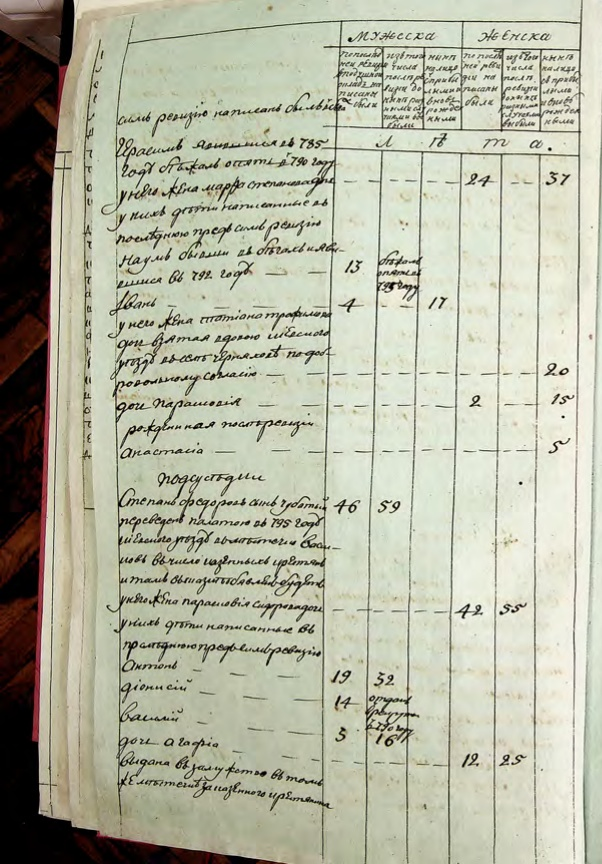
#> input picture data/step-02/source_page_0006_L.jpg, 602 x 864 px
$ python -i line_detector.py   (imports and definitions only)
#> lines starting #> are read from the running program, lines starting #| are printed output that depends on the picture; after the words box and inside, x2 and y2 are one past the last pixel; in counts of white or black regions, pixels touching at a corner belong together


import cv2
import numpy as np
import argparse
import json
import os
from pathlib import Path
from collections import defaultdict
from scipy.signal import find_peaks
from scipy.ndimage import maximum_filter1d


# ═══════════════════════════════════════════════════════════════
# 2. DETECT ROW SEPARATORS (drawn horizontal lines + dashes)
# ═══════════════════════════════════════════════════════════════

def detect_row_separators(gray, score_threshold=8, min_span_ratio=0.5):
    """
    Find horizontal row separators using run-length analysis.
    Detects both solid lines and dashed lines ("— — — —").
    """
    h, w = gray.shape
    _, binary = cv2.threshold(
        gray, 0, 255, cv2.THRESH_BINARY_INV + cv2.THRESH_OTSU
    )

    x_start = int(w * 0.15)
    x_end = int(w * 0.95)
    scan_w = x_end - x_start

    scores = np.zeros(h)
    for y in range(h):
        row = binary[y, x_start:x_end]
        if np.sum(row) == 0:
            continue

        padded = np.concatenate([[0], row, [0]])
        diff = np.diff(padded.astype(int))
        starts = np.where(diff > 0)[0]
        ends = np.where(diff < 0)[0]
        if len(starts) == 0:
            continue

        run_lengths = ends - starts
        short_mask = (run_lengths >= 3) & (run_lengths <= 25)
        short_runs = run_lengths[short_mask]

        if len(short_runs) >= 5:
            positions = [
                (starts[i] + ends[i]) // 2
                for i in range(len(starts))
                if short_mask[i]
            ]
            if len(positions) >= 5:
                span = max(positions) - min(positions)
                if span > scan_w * min_span_ratio:
                    scores[y] = len(short_runs) * (span / scan_w)

    scores_smooth = maximum_filter1d(scores, size=3)
    peaks, _ = find_peaks(
        scores_smooth, height=score_threshold,
        distance=10, prominence=3
    )

    return sorted([int(p) for p in peaks])


def find_text_lines(gray_region, text_x1=None, text_x2=None, min_line_height=8):
    """
    Split a row region into individual text lines via valley-based projection.

    КРИТИЧНО: проекцію треба рахувати ТІЛЬКИ по текстовій зоні (колонка "опис"),
    а не по всій ширині рядка. Якщо рахувати по всій ширині, темний корінець
    зліва і вертикальні лінії колонок справа ніколи не дають проекції впасти
    до нуля між рядками — тому весь блок завжди визначався як один суцільний
    текстовий рядок (саме цей баг і блокував розбиття R6/R7/R8).

    Метод: замість порогу (threshold) шукаємо локальні МІНІМУМИ (valleys)
    у згладженій проекції — це міжрядкові проміжки. Адаптується до
    нерівномірної щільності тексту краще за глобальний поріг.
    """
    h_r, w_r = gray_region.shape
    if h_r < min_line_height * 2:
        return [(0, h_r)]

    # Текстова зона за замовчуванням: 8%..50% ширини
    # (пропускає темний корінець зліва, не зачіпає лінії колонок справа)
    if text_x1 is None:
        text_x1 = int(w_r * 0.08)
    if text_x2 is None:
        text_x2 = int(w_r * 0.50)
    text_x1 = max(0, min(text_x1, w_r - 1))
    text_x2 = max(text_x1 + 1, min(text_x2, w_r))

    text_zone = gray_region[:, text_x1:text_x2]
    _, bw = cv2.threshold(
        text_zone, 0, 255,
        cv2.THRESH_BINARY_INV + cv2.THRESH_OTSU
    )

    proj = np.sum(bw, axis=1).astype(float) / 255
    k = max(3, h_r // 40)
    proj_smooth = np.convolve(proj, np.ones(k) / k, mode="same")

    if proj_smooth.max() < 1:
        return [(0, h_r)]

    inverted = proj_smooth.max() - proj_smooth
    valleys, _ = find_peaks(
        inverted, distance=max(6, min_line_height),
        prominence=proj_smooth.max() * 0.12
    )

    cut_points = [0] + sorted(int(v) for v in valleys) + [h_r]
    cleaned = [cut_points[0]]
    for c in cut_points[1:]:
        if c - cleaned[-1] >= min_line_height:
            cleaned.append(c)
    if cleaned[-1] != h_r:
        cleaned[-1] = h_r

    lines = []
    for i in range(len(cleaned) - 1):
        s, e = cleaned[i], cleaned[i + 1]
        if e - s >= min_line_height:
            lines.append((s, e))

    return lines if lines else [(0, h_r)]


def extract_page_lines(image_path):
    """
    Спрощена логіка: знаходить лише горизонтальні координати рядків.
    Нічого не зберігає на диск. Повертає словник з координатами.
    """
    img = cv2.imread(str(image_path))
#> img is the input picture: shape (864, 602, 3); mean B, G, R 162, 181.1, 179.9
    if img is None:
        return None

    gray = cv2.cvtColor(img, cv2.COLOR_BGR2GRAY)
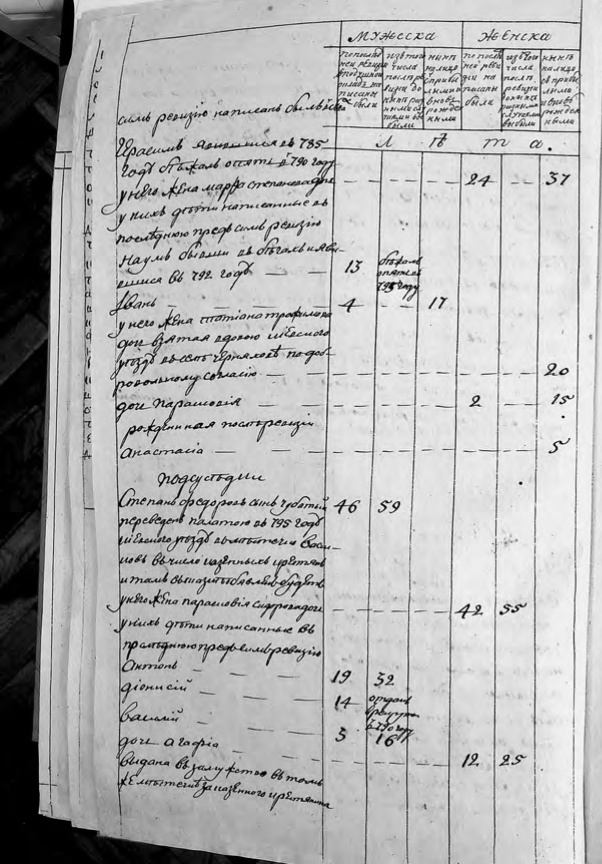
#> gray: shape (864, 602); min 0, max 253, mean 178.6
    h, w = img.shape[:2]
#> h = 864; w = 602

    # Замість складного пошуку колонок просто беремо відступи
    x_start = int(w * 0.08)  # Відступ від корінця (8% зліва)
#> x_start = 48
    text_x2 = int(w * 0.50)  # Де закінчується текст для аналізу проміжків
#> text_x2 = 301

    # 1. Шукаємо великі розділювачі (тирки)
    row_seps = detect_row_separators(gray)
#> in detect_row_separators, `_, binary = cv2.threshold( gray, 0, 255, cv2.THRESH_BINARY_INV + cv2.T..`:
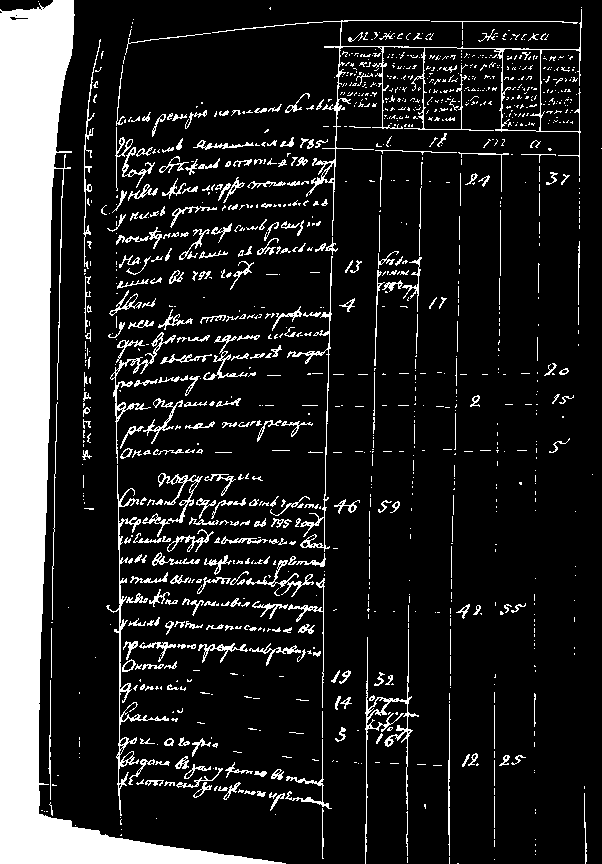
#> binary: shape (864, 602); 15.5% white; 1230 white regions (891 under 20 px), largest, box (x1, y1, x2, y2) and area: (0, 0, 286, 864) 47644, (212, 9, 582, 236) 2472, (106, 465, 169, 816) 1413
#> the loop in detect_row_separators, `for y in range(h):` made 864 passes
#> (short_runs, positions, span) on passes 34, 35, 39, 40, 56, 58: ([8, 3, 3, 3, 3, 5, 3], [117, 271, 276, 295, 328, 394, 406], 289), ([8, 3, 4, 3, 3, 3, 3, 3, 3], [109, 286, 311, 339, 415, 423, 435, 447, 454], 345), ([11, 4, 4, 4, 5, 5, 3], [74, 260, 291, 301, 309, 329, 444], 370), ([9, 4, 5, 3, 3, 3, 3, 3], [64, 260, 275, 340, 403, 414, 446, 455], 391), ([3, 6, 3, 3, 5, 5], [278, 287, 312, 334, 363, 410], 132), ([5, 4, 3, 4, 6, 4], [324, 333, 403, 411, 463, 471], 147)
#> (positions, span) on passes 66, 69, 77, 84, 90, 100: ([262, 284, 294, 325, 376, 395], 133), ([264, 309, 318, 323, 338, 354, 365, 440], 176), ([248, 268, 275, 291, 330, 397, 403, 440], 192), ([250, 265, 290, 323, 334], 84), ([294, 313, 369, 404, 445], 151), ([240, 248, 254, 296, 303, 309, 359, 477], 237)
#> after the loop in detect_row_separators, `for y in range(h):`: scores = 864 values, max 14.53 at index 605, min 0 at index 0, mean 0.675
#> in detect_row_separators, `scores_smooth = maximum_filter1d(scores, size=3)`: scores_smooth = 864 values, max 14.53 at index 604, min 0 at index 0, mean 1.16
#> in detect_row_separators, `peaks, _ = find_peaks( scores_smooth, height=score_threshold, distance..`: peaks = [147, 183, 373, 404, 451, 504, 605, 764]
#> row_seps = [147, 183, 373, 404, 451, 504, 605, 764]
    row_boundaries = [0] + row_seps + [h]
#> row_boundaries = [0, 147, 183, 373, 404, 451, 504, 605, 764, 864]

    lines_coords = []

    # 2. Шукаємо підрядки
    for ri in range(len(row_boundaries) - 1):
        ry1, ry2 = row_boundaries[ri], row_boundaries[ri + 1]
        if ry2 - ry1 < 5:
            continue

        row_gray = gray[ry1:ry2, :]
        text_lines = find_text_lines(row_gray, text_x1=x_start, text_x2=text_x2)

        for sy1, sy2 in text_lines:
            abs_y1 = ry1 + sy1
            abs_y2 = ry1 + sy2
            lines_coords.append({
                "y1": int(abs_y1),
                "y2": int(abs_y2)
            })
#> this loop made 9 passes
#> (ry1, ry2, h_r in find_text_lines, k in find_text_lines, cut_points in find_text_lines, text_lines) on passes 1, 2, 5, 6, 7: (0, 147, 147, 3, [0, 92, 126, 147], [(0, 92), (92, 126), (126, 147)]), (147, 183, 36, 3, [0, 10, 31, 36], [(0, 10), (10, 36)]), (404, 451, 47, 3, [0, 14, 42, 47], [(0, 14), (14, 47)]), (451, 504, 53, 3, [0, 16, 35, 53], [(0, 16), (16, 35), (35, 53)]), (504, 605, 101, 3, [0, 7, 24, 49, 65, 84, 101], [(0, 24), (24, 49), (49, 65), (65, 84), (84, 101)])
#> (ry1, ry2, h_r in find_text_lines, k in find_text_lines, cut_points in find_text_lines) on passes 3, 8: (183, 373, 190, 4, [0, 18, 38, 62, 85, 107, 128, 148, 166, 190]), (605, 764, 159, 3, [0, 11, 32, 57, 73, 102, 121, 144, 159])
#> pass 1, in extract_page_lines, `row_gray = gray[ry1:ry2, :]`:
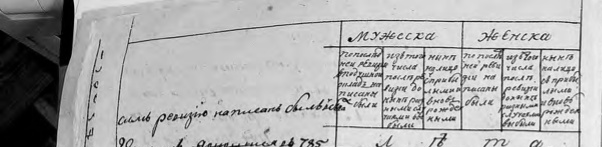
#> row_gray: shape (147, 602); min 0, max 247, mean 174.2
#> pass 1, in find_text_lines, `text_zone = gray_region[:, text_x1:text_x2]`:
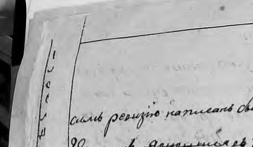
#> text_zone: shape (147, 253); min 0, max 228, mean 175
#> pass 1, in find_text_lines, `_, bw = cv2.threshold( text_zone, 0, 255, cv2.THRESH_BINARY_INV + cv2...`:
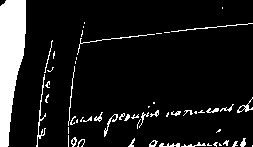
#> bw: shape (147, 253); 10.9% white; 56 white regions (29 under 20 px), largest, box (x1, y1, x2, y2) and area: (0, 0, 26, 147) 2664, (36, 74, 46, 147) 138, (77, 34, 155, 55) 99
#> pass 2, in extract_page_lines, `row_gray = gray[ry1:ry2, :]`:
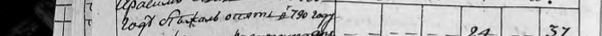
#> row_gray: shape (36, 602); min 0, max 245, mean 175.4
#> after the loop:
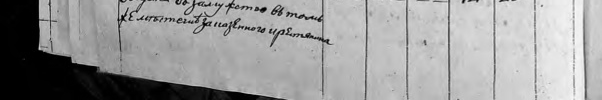
#> row_gray: shape (100, 602); min 0, max 251, mean 154.7
#> after the loop, lines_coords = 36 items

    # Повертаємо загальний відступ X та список Y-координат
    return {
        "x_start": x_start,
        "lines": lines_coords
    }

>>> result = extract_page_lines('../../data/step-02/source_page_0006_L.jpg')
#> result = 2 items

$ run again, on data/step-02/source_page_0007_L.jpg
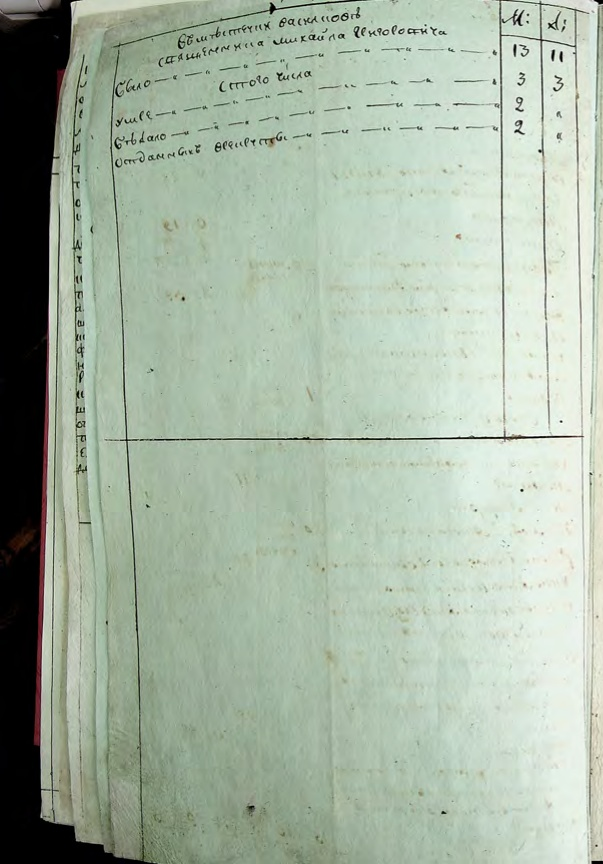
#> input picture data/step-02/source_page_0007_L.jpg, 603 x 864 px
#> in extract_page_lines, img is the input picture: shape (864, 603, 3); mean B, G, R 163, 180.2, 165.7
#> in detect_row_separators, `_, binary = cv2.threshold( gray, 0, 255, cv2.THRESH_BINARY_INV + cv2.T..`:
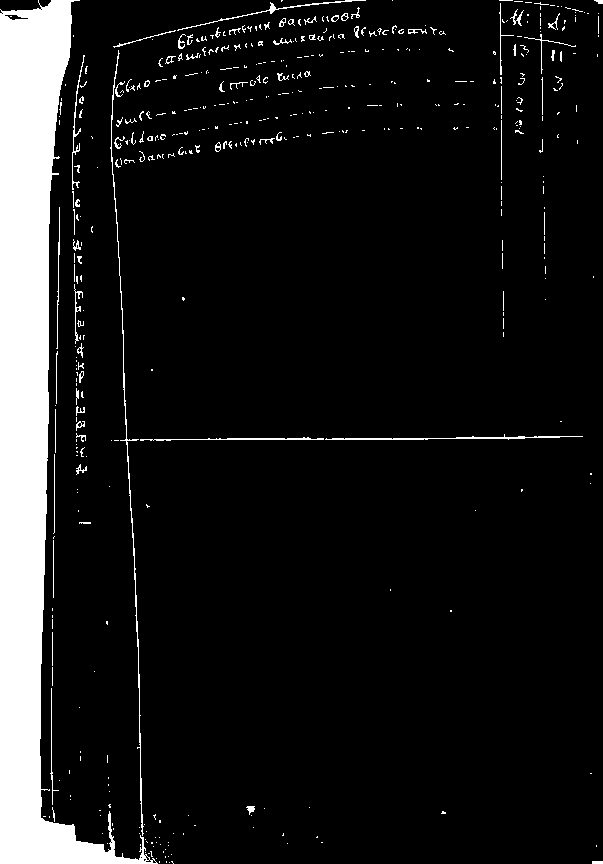
#> binary: shape (864, 603); 10% white; 479 white regions (394 under 20 px), largest, box (x1, y1, x2, y2) and area: (0, 0, 158, 864) 44350, (110, 50, 144, 836) 1046, (325, 434, 583, 440) 459
#> the loop in detect_row_separators, `for y in range(h):` made 864 passes
#> (starts, ends, run_lengths, short_runs, positions, span) on passes 16, 43: ([152, 245, 252, 257, 262, 266, 410, 424, 429, 437, 450, 468], [158, 249, 255, 258, 263, 270, 411, 427, 432, 439, 451, 469], [6, 4, 3, 1, 1, 4, 1, 3, 3, 2, 1, 1], [6, 4, 3, 4, 3, 3], [155, 247, 253, 268, 425, 430], 275), ([38, 88, 97, 101, 168, 183, 190, 201, 410, 451, 464], [43, 95, 99, 102, 173, 186, 199, 202, 411, 452, 470], [5, 7, 2, 1, 5, 3, 9, 1, 1, 1, 6], [5, 7, 5, 3, 9, 6], [40, 91, 170, 184, 194, 467], 427)
#> after the loop in detect_row_separators, `for y in range(h):`: scores = 864 values, max 6.06 at index 41, min 0 at index 0, mean 0.0717
#> scores_smooth = 864 values, max 6.06 at index 40, min 0 at index 0, mean 0.132
#> peaks = empty array
#> row_seps = []
#> row_boundaries = [0, 864]
#> the loop in extract_page_lines, `for ri in range(len(row_boundaries) - 1):` made 1 pass
#> (ry1, ry2, h_r in find_text_lines, w_r in find_text_lines, text_x1 in find_text_lines, text_x2 in find_text_lines, k in find_text_lines, cut_points in find_text_lines) on pass 1: (0, 864, 864, 603, 48, 301, 21, [0, 125, 229, 607, 864])
#> pass 1, in find_text_lines, `_, bw = cv2.threshold( text_zone, 0, 255, cv2.THRESH_BINARY_INV + cv2...`:
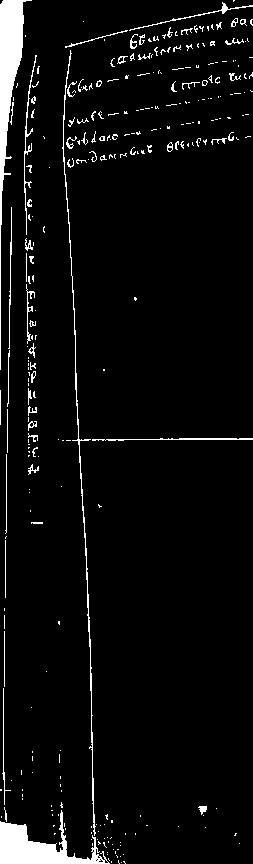
#> bw: shape (864, 253); 4.9% white; 291 white regions (222 under 20 px), largest, box (x1, y1, x2, y2) and area: (0, 0, 32, 370) 2822, (0, 810, 110, 864) 2337, (62, 50, 96, 836) 1075
#> after the loop in extract_page_lines, `for ri in range(len(row_boundaries) - 1):`: lines_coords = 4 items
#> result = 2 items

$ run again, on data/step-02/source_page_0008_L.jpg
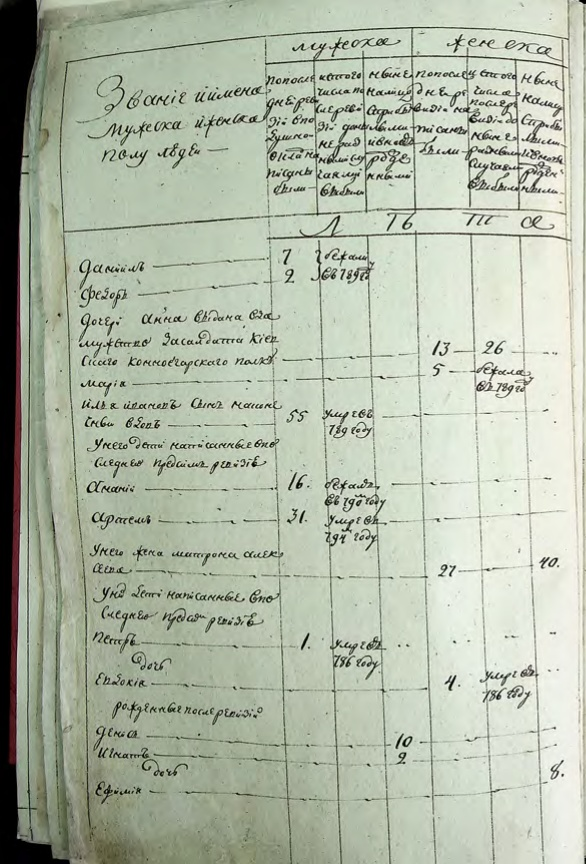
#> input picture data/step-02/source_page_0008_L.jpg, 586 x 864 px
#> in extract_page_lines, img is the input picture: shape (864, 586, 3); mean B, G, R 168, 185.7, 177.4
#> in detect_row_separators, `_, binary = cv2.threshold( gray, 0, 255, cv2.THRESH_BINARY_INV + cv2.T..`:
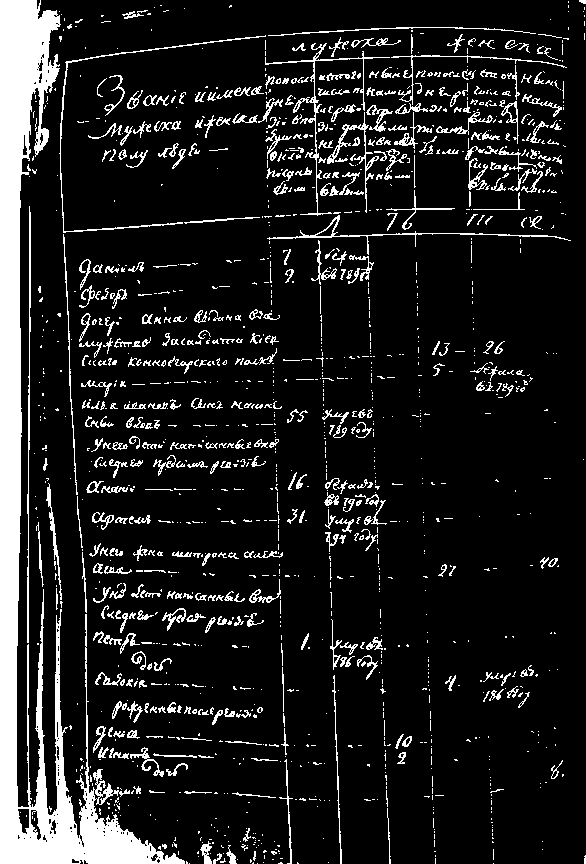
#> binary: shape (864, 586); 12.4% white; 1467 white regions (1032 under 20 px), largest, box (x1, y1, x2, y2) and area: (0, 0, 185, 864) 30108, (265, 43, 390, 216) 863, (59, 35, 266, 233) 763
#> the loop in detect_row_separators, `for y in range(h):` made 864 passes
#> (short_runs, positions, span) on passes 41 to 44: ([13, 5, 3, 3, 4, 3, 7, 3, 4, 5], [138, 269, 275, 281, 296, 312, 371, 383, 405, 425], 287), ([13, 3, 3, 3, 3, 4, 5, 3, 3], [129, 260, 272, 295, 312, 371, 383, 396, 422], 293), ([11, 5, 3, 6, 3, 4, 3], [121, 253, 280, 296, 370, 396, 421], 300), ([13, 6, 3, 4, 4, 3, 3, 5, 3, 5, 3, 3], [113, 251, 257, 280, 291, 296, 308, 369, 394, 400, 420, 433], 320)
#> after the loop in detect_row_separators, `for y in range(h):`: scores = 864 values, max 17.46 at index 127, min 0 at index 0, mean 1.38
#> scores_smooth = 864 values, max 17.46 at index 126, min 0 at index 0, mean 2.15
#> peaks = [48, 76, 92, 105, 127, 138, 150, 342, 364, 521, 791]
#> row_seps has the same summary as peaks in detect_row_separators
#> row_boundaries = [0, 48, 76, 92, 105, 127, 138, 150, 342, 364, 521, 791, 864]
#> the loop in extract_page_lines, `for ri in range(len(row_boundaries) - 1):` made 12 passes
#> (ry1, ry2, h_r in find_text_lines, k in find_text_lines, valleys in find_text_lines, cut_points in find_text_lines, text_lines) on passes 1, 3, 5, 9, 12: (0, 48, 48, 3, [27], [0, 27, 48], [(0, 27), (27, 48)]), (76, 92, 16, 3, [9], [0, 9, 16], [(0, 16)]), (105, 127, 22, 3, [7], [0, 7, 22], [(0, 22)]), (342, 364, 22, 3, [11], [0, 11, 22], [(0, 11), (11, 22)]), (791, 864, 73, 3, [18], [0, 18, 73], [(0, 18), (18, 73)])
#> after the loop in extract_page_lines, `for ri in range(len(row_boundaries) - 1):`:
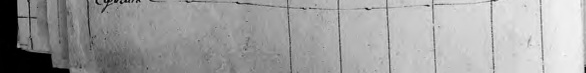
#> row_gray: shape (73, 586); min 0, max 247, mean 159
#> after the loop in extract_page_lines, `for ri in range(len(row_boundaries) - 1):`: lines_coords = 40 items
#> result = 2 items

$ run again, on data/step-02/source_page_0009_L.jpg
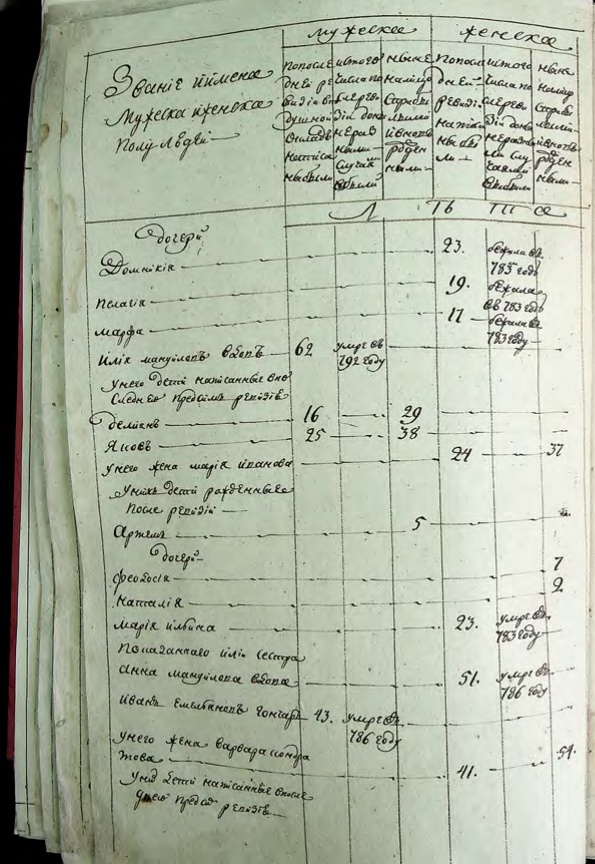
#> input picture data/step-02/source_page_0009_L.jpg, 595 x 864 px
#> in extract_page_lines, img is the input picture: shape (864, 595, 3); mean B, G, R 164.3, 181.9, 174.1
#> binary: shape (864, 595); 12% white; 1467 white regions (1043 under 20 px), largest, box (x1, y1, x2, y2) and area: (0, 0, 150, 864) 29286, (251, 656, 313, 864) 948, (81, 15, 450, 209) 765
#> the loop in detect_row_separators, `for y in range(h):` made 864 passes
#> (starts, ends, run_lengths, short_runs, positions, span) on pass 28: ([174, 258, 263, 274, 282, 286, 291, 304, 312, 342, 383, 457], [185, 260, 265, 276, 284, 287, 301, 309, 315, 343, 385, 466], [11, 2, 2, 2, 2, 1, 10, 5, 3, 1, 2, 9], [11, 10, 5, 3, 9], [179, 296, 306, 313, 461], 282)
#> after the loop in detect_row_separators, `for y in range(h):`: scores = 864 values, max 14.52 at index 143, min 0 at index 0, mean 1.33
#> scores_smooth = 864 values, max 14.52 at index 142, min 0 at index 0, mean 2.03
#> peaks = [64, 81, 118, 143, 158, 252, 627, 676]
#> row_boundaries = [0, 64, 81, 118, 143, 158, 252, 627, 676, 864]
#> the loop in extract_page_lines, `for ri in range(len(row_boundaries) - 1):` made 9 passes
#> (ry1, ry2, h_r in find_text_lines, k in find_text_lines, valleys in find_text_lines, cut_points in find_text_lines, text_lines) on passes 1, 3, 4: (0, 64, 64, 3, [21], [0, 21, 64], [(0, 21), (21, 64)]), (81, 118, 37, 3, [17], [0, 17, 37], [(0, 17), (17, 37)]), (118, 143, 25, 3, [13], [0, 13, 25], [(0, 13), (13, 25)])
#> after the loop in extract_page_lines, `for ri in range(len(row_boundaries) - 1):`:
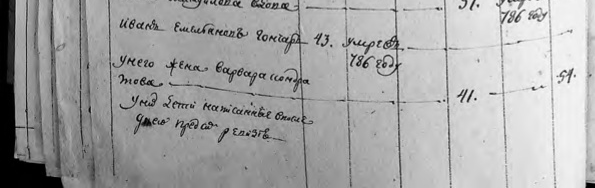
#> row_gray: shape (188, 595); min 0, max 253, mean 165.8
#> after the loop in extract_page_lines, `for ri in range(len(row_boundaries) - 1):`: lines_coords = 38 items
#> result = 2 items
